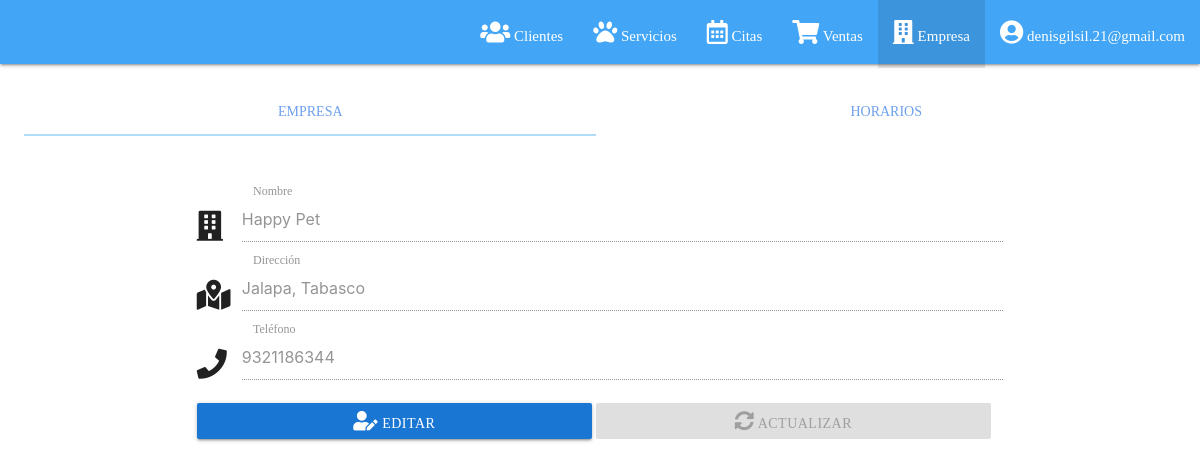
Screenshot of /View/Empresa.php (signed in) with the database file from the repository.
### tables this page shows
CREATE TABLE `empresa` (
  `cve_empresa` int(11) NOT NULL,
  `nombre` varchar(50) DEFAULT NULL,
  `direccion` varchar(50) DEFAULT NULL,
  `telefono` varchar(10) DEFAULT NULL
);

### Config/Autoload.php (called while the page is built, shortened)
<?php namespace Config;
class Autoload {
    public static function run() {
        spl_autoload_register(function($class) {
            $ruta = "../" . str_replace("\\", "/", $class) . ".php";
        });
    }
}
?>

### Model/Conexion.php (called while the page is built, shortened)
<?php  namespace Model;
class Conexion {
    private $datos = array(
        'host' => "localhost",
        'user' => "root",
        'pass' => "",
        'db' => "veterinaria",
    );
    private $con;
    public function __construct() {
        $this->con = new \mysqli($this->datos['host'], $this->datos['user'], $this->datos['pass'], $this->datos['db']);
        $this->con->set_charset("utf8");
    }
    public function query($sql) {
        return $this->con->query($sql);
    }
}

### Prevista/pre_empresa.php (called while the page is built, shortened)
<?php
include '../Config/Autoload.php';
$con = new \Model\Conexion();
$empresa = new \Model\Empresa($con);
$rs=$empresa->verEmpresa();
?>

### Model/Empresa.php (called while the page is built, shortened)
<?php
class Empresa {
	private $con;
	function __construct($con) {
		$this->con = $con;
	}
	public function verEmpresa(){
		$sql="SELECT * FROM empresa";
		return $this->con->query($sql);
	}
}
?>

### View/Empresa.php (the view, shortened to what this page needs)
<?php
 include '../Prevista/pre_empresa.php';
?>
<!DOCTYPE html>
<html>
<head>
	<?php include '../Prevista/pre_links.php'; ?>
	<link rel="stylesheet" type="text/css" href="../Lib/css/empresa.css">
</head>
<body>
	<?php include '../Prevista/pre_nav.php'; ?>
	<div style="margin: 2% 2% 2% 2%;" class="animated fadeIn">
		<ul class="tabs tabs-fixed-width">
			<li class="tab"><a href="#empresa">Empresa</a></li>
			<li class="tab"><a href="#horarios">Horarios</a></li>
		</ul><br><br>
		<div id="empresa" class="container">
			<?php $dt=$rs->fetch_assoc();?>
			<form>
				<div class="input-field col s12">
					<i class="material-icons prefix"><span class="fas fa-building"></span></i>
					<input type="text" id="nombre" disabled="disabled" value="<?php echo $dt['nombre'] ?>">
					<label for="nombre">Nombre</label>
				</div>
				<div class="input-field col s12">
					<i class="material-icons prefix"><span class="fas fa-map-marked-alt"></span></i>
					<input type="text" id="direccion" disabled="disabled" value="<?php echo $dt['direccion'] ?>">
					<label for="direccion">Dirección</label>
				</div>
				<div class="input-field col s12">
					<i class="material-icons prefix"><span class="fas fa-phone"></span></i>
					<input type="text" id="telefono" maxlength="10" oninput="if(this.value.length > this.maxLength) this.value = this.value.slice(0, this.maxLength);" disabled="disabled" value="<?php echo $dt['telefono'] ?>">
					<label for="telefono">Teléfono</label>
				</div>
				<a class="btn waves-effect #1976d2 blue darken-2 boton editEmpresa"><i class="fas fa-user-edit"></i> Editar</a>
				<a class="btn waves-effect #4caf50 green boton actEmpresa" disabled="disabled"><i class="fas fa-sync-alt"></i> Actualizar</a>
			</form>
		</div>
	</div>
</body>
</html>

### rows the page displays
empresa: nombre "Happy Pet", direccion "Jalapa, Tabasco", telefono "9321186344"

### other values shown
$_SESSION['correo'] "denisgilsil.21@gmail.com"
